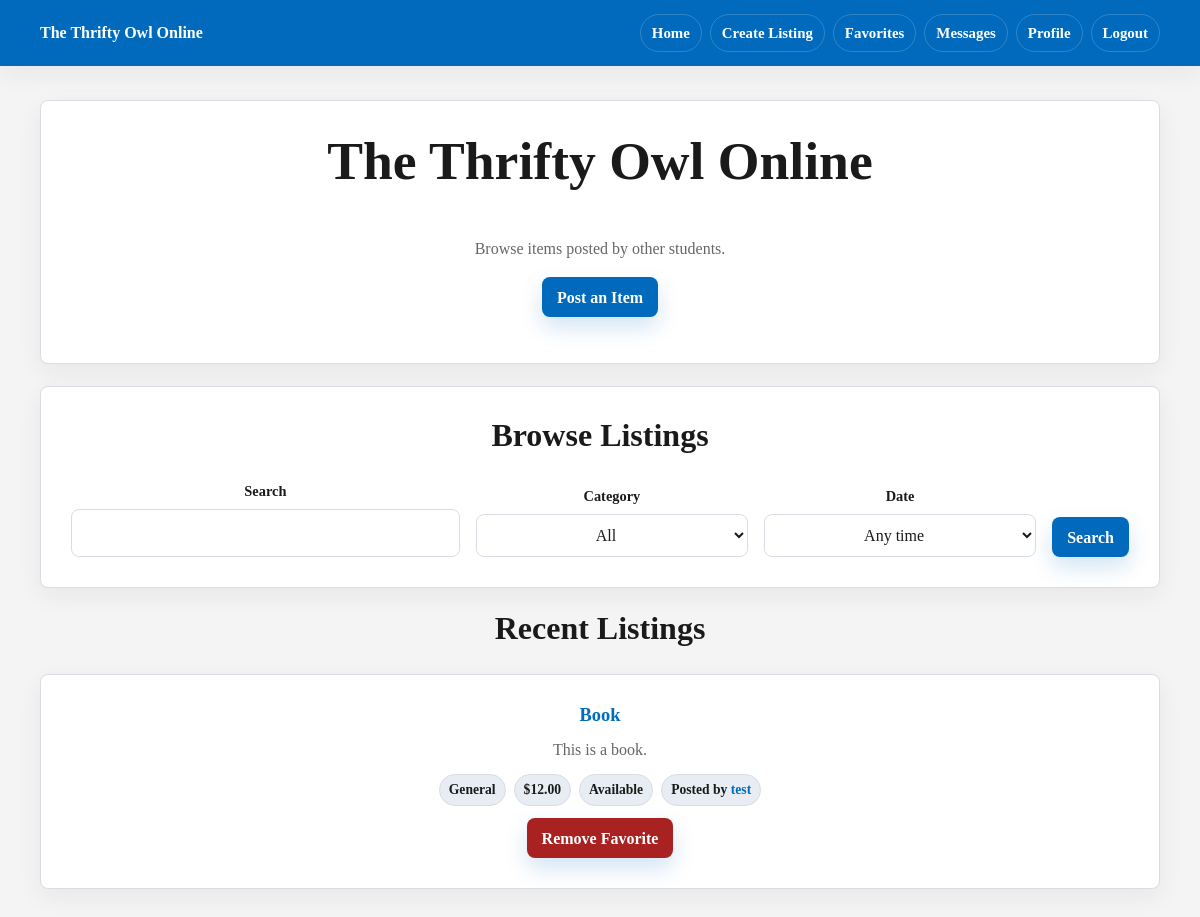
/ (signed in), run on the app's committed database.
### app/models.py (models this page shows)
class Post(db.Model):
    __tablename__ = 'posts'
    id = db.Column(db.Integer, primary_key=True)
    title = db.Column(db.String(150), nullable=False)
    description = db.Column(db.String(300), nullable=False)
    category = db.Column(db.String(80), default='General')
    price = db.Column(db.Numeric(10, 2))
    condition = db.Column(db.String(80), default='Good')
    status = db.Column(db.String(80), default='Available')
    image = db.Column(db.String(200))  # optional image path
    is_active = db.Column(db.Boolean, default=True)
    created_at = db.Column(db.DateTime, default=datetime.utcnow)
    owner_id = db.Column(db.Integer, db.ForeignKey('users.id'), nullable=False)

class User(UserMixin, db.Model):
    __tablename__ = 'users'
    id = db.Column(db.Integer, primary_key=True)
    is_admin = db.Column(db.Boolean, default=False)
    is_blocked = db.Column(db.Boolean, default=False)
    email = db.Column(db.String(150), unique=True, nullable=False)
    username = db.Column(db.String(150), unique=True, nullable=False)
    password = db.Column(db.String(150), nullable=False)
    name = db.Column(db.String(150))
    major = db.Column(db.String(150))
    interests = db.Column(db.String(300))
    image = db.Column(db.String(200))  # store filename/path
    posts = db.relationship('Post', backref='owner', lazy=True)
    sent_messages = db.relationship('Message', foreign_keys='Message.sender_id', backref='sender', lazy=True)
    received_messages = db.relationship('Message', foreign_keys='Message.receiver_id', backref='receiver', lazy=True)
    reviews_given = db.relationship('Review', foreign_keys='Review.reviewer_id', backref='reviewer', lazy=True)
    reviews_received = db.relationship('Review', foreign_keys='Review.reviewed_id', backref='reviewed', lazy=True)

### app/routes.py (the view)
@main.route('/')
def home():
    query = Post.query.filter_by(is_active=True)
    search = request.args.get('q', '').strip()
    category = request.args.get('category', '').strip()
    date_filter = request.args.get('date_filter', '').strip()
    if search:
        pattern = f'%{search}%'
        query = query.filter((Post.title.ilike(pattern)) | (Post.description.ilike(pattern)))
    if category:
        query = query.filter_by(category=category)
    if date_filter == '7':
        query = query.filter(Post.created_at >= datetime.utcnow() - timedelta(days=7))
    elif date_filter == '30':
        query = query.filter(Post.created_at >= datetime.utcnow() - timedelta(days=30))
    posts = query.order_by(Post.created_at.desc()).all()
    categories = [row[0] for row in db.session.query(Post.category).distinct().order_by(Post.category).all() if row[0]]
    favorite_post_ids = set()
    if current_user.is_authenticated:
        favorite_post_ids = {favorite.post_id for favorite in Favorite.query.filter_by(user_id=current_user.id).all()}
    return render_template(
        'index.html',
        posts=posts,
        categories=categories,
        search=search,
        selected_category=category,
        selected_date_filter=date_filter,
        favorite_post_ids=favorite_post_ids,
    )

### app/models.py (called while the page is built)
@login_manager.user_loader
def load_user(user_id):
    return User.query.get(int(user_id))

### app/templates/index.html (shortened to what this page needs)
{% extends "base.html" %}
{% block body_class %}
{% endblock %}
{% block header %}
{% if current_user.is_authenticated %}
{{ super() }}
{% endif %}
{% endblock %}
{% block main_class %}
{% if current_user.is_authenticated %}container{% else %}landing-container{% endif %}
{% endblock %}
{% block content %}
{% if not current_user.is_authenticated %}
<section class="card">
    <h1>The Thrifty Owl Online</h1>
    <p class="muted">A student marketplace for SCSU users.</p>
    <div class="landing-actions">
        <a class="button" href="{{ url_for('main.register') }}">Register</a>
        <a class="button secondary" href="{{ url_for('main.login') }}">Login</a>
    </div>
    <div class="landing-logo-slot" aria-label="Southern Connecticut State University logo">
        <img id="logo" src="{{ url_for('static', filename='images/SCSULOGO.jpg') }}" alt="SCSU Logo" width="250"
            height="200">
    </div>
</section>
{% else %}
<section class="card">
    <h1>The Thrifty Owl Online</h1>
    <p class="muted">Browse items posted by other students.</p>
    <p>
        <a class="button" href="{{ url_for('main.create_post') }}">
            Post an Item
        </a>
    </p>
</section>
<section class="card">
    <h2>Browse Listings</h2>
    <form method="get" class="toolbar">
        <div class="field">
            <label for="q">Search</label>
            <input id="q" name="q" value="{{ search }}">
        </div>
        <div class="field">
            <label for="category">Category</label>
            <select id="category" name="category">
                <option value="">All</option>
            </select>
        </div>
        <div class="field">
            <label for="date_filter">Date</label>
            <select id="date_filter" name="date_filter">
                <option value="" {% if not selected_date_filter %}selected{% endif %}>Any time</option>
            </select>
        </div>
        <input type="submit" value="Search">
    </form>
</section>
<section class="page-header">
    <h2>Recent Listings</h2>
    {% if posts %}
    <div class="grid">
        {% for post in posts %}
        <article class="card listing">
            <h3>
                <a href="{{ url_for('main.view_post', post_id=post.id) }}">
                    {{ post.title }}
                </a>
            </h3>
            <p>{{ post.description }}</p>
            <div class="meta">
                <span>{{ post.category }}</span>
                {% if post.price is not none %}
                <span>${{ "%.2f"|format(post.price) }}</span>
                {% endif %}
                <span>{{ post.status or 'Available' }}</span>
                <span>
                    Posted by
                    <a href="{{ url_for('main.view_profile', user_id=post.owner_id) }}">
                        {{ post.owner.username }}
                    </a>
                </span>
            </div>
            {% if current_user.is_authenticated and post.owner_id != current_user.id %}
            {% if post.id in favorite_post_ids %}
            <form method="post" action="{{ url_for('main.unfavorite_post', post_id=post.id) }}">
                <input type="submit" value="Remove Favorite" class="button danger">
            </form>
            {% else %}
            <form method="post" action="{{ url_for('main.favorite_post', post_id=post.id) }}">
                <input type="submit" value="Favorite">
            </form>
            {% endif %}
            {% endif %}
        </article>
        {% endfor %}
    </div>
    {% else %}
    <div class="empty">No listings yet. Be the first student to add one.</div>
    {% endif %}
</section>
{% endif %}
{% endblock %}

### app/static/style.css (style rules this page uses)
:root { --blue: #016ABD; --blue-dark: #003399; --bg: #F4F4F4; --card: #ffffff; --border: #d8dde3; --text: #1a1a1a; --muted: #666666; --danger: #a82222; --radius: 8px; --shadow: 0 18px 45px rgba(26, 26, 26, 0.08); --shadow-soft: 0 8px 24px rgba(26, 26, 26, 0.06); }
* { box-sizing: border-box; }
body { margin: 0; background: var(--bg); color: var(--text); font-family: georgia, serif; line-height: 1.5; -webkit-font-smoothing: antialiased; }
a { color: var(--blue); font-weight: 650; text-decoration: none; transition: color 160ms ease, background-color 160ms ease, border-color 160ms ease, transform 160ms ease, box-shadow 160ms ease; }
h1, h2, h3, p { margin-top: 0; }
h1, h2, h3 { line-height: 1.15; letter-spacing: 0; }
h1 { font-size: clamp(2rem, 5vw, 3.35rem); }
h2 { font-size: clamp(1.35rem, 3vw, 2rem); }
h3 { font-size: 1.15rem; }
.container>* { width: 100%; }
.grid { display: grid; grid-template-columns: repeat(auto-fit, minmax(min(100%, 280px), 1fr)); gap: 18px; }
form { display: grid; gap: 16px; text-align: center; }
label { color: var(--text); font-size: 0.9rem; font-weight: 800; }
input, select, textarea { width: 100%; padding: 11px 12px; border: 1px solid var(--border); border-radius: var(--radius); background: white; color: var(--text); font: inherit; text-align: center; transition: border-color 160ms ease, box-shadow 160ms ease; }
.field { display: grid; gap: 7px; text-align: center; }
input[type="submit"], button, .button { min-height: 40px; width: fit-content; display: inline-flex; align-items: center; justify-content: center; padding: 10px 15px; border: 0; border-radius: var(--radius); background: var(--blue); color: white; box-shadow: 0 10px 22px rgba(1, 106, 189, 0.18); font: inherit; font-weight: 800; line-height: 1.2; cursor: pointer; }
.button.danger, input[type="submit"].danger { background: var(--danger); }
.card { background: var(--card); border: 1px solid var(--border); border-radius: var(--radius); padding: clamp(20px, 3vw, 30px); box-shadow: var(--shadow-soft); text-align: center; }
.page-header { text-align: center; }
.page-header p { margin-bottom: 0; }
.toolbar { grid-template-columns: minmax(180px, 1fr) minmax(150px, 0.7fr) minmax(150px, 0.7fr) auto; align-items: end; }
.listing { display: grid; align-content: start; gap: 12px; text-align: center; }
.listing h2, .listing h3 { margin-bottom: 0; }
.listing p { margin-bottom: 0; color: var(--muted); }
.listing form { justify-items: center; }
.listing input[type="submit"] { justify-self: center; }
.meta { display: flex; flex-wrap: wrap; justify-content: center; gap: 8px; }
.meta span { padding: 5px 9px; background: #e8edf3; border: 1px solid var(--border); border-radius: 999px; color: var(--text); font-size: 0.85rem; font-weight: 700; }
.muted { color: var(--muted); }

### data on the page
Post: title "Book", description "This is a book.", category "General", price "12.00", status "Available", owner.username "test"
